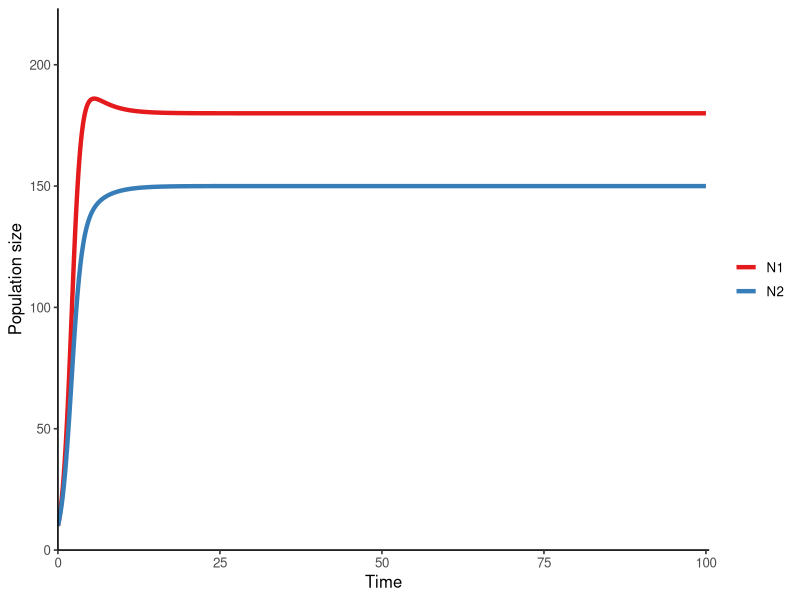
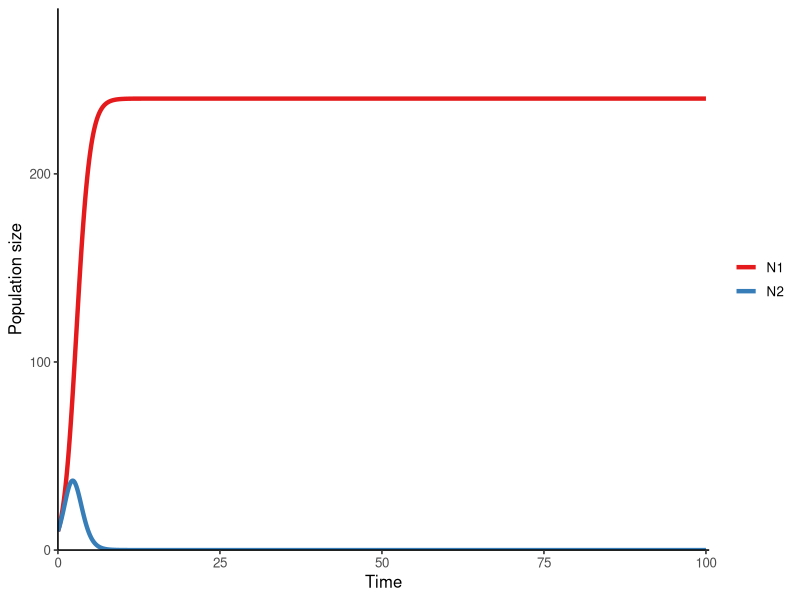
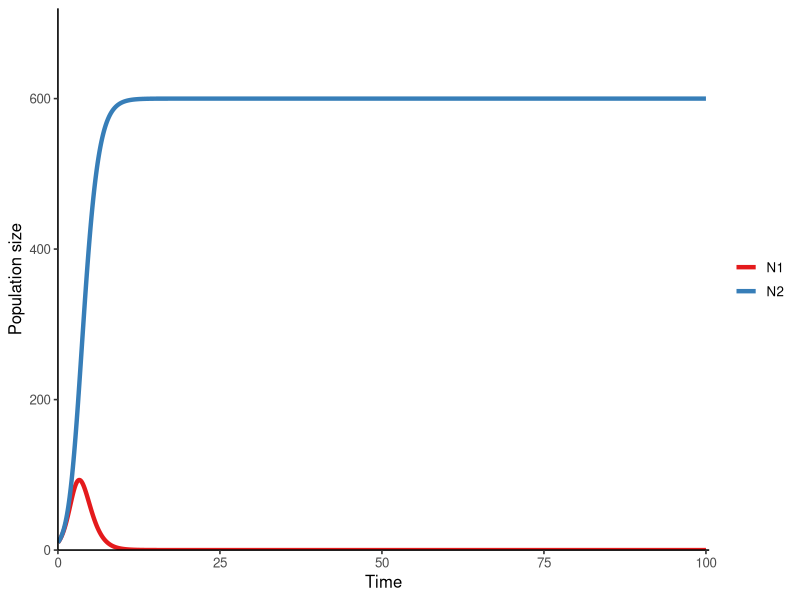

Here is the R script that generated these plots, in order:
## ---- chunk 1
knitr::opts_chunk$set(message = F, 
                      error = F, 
                      warning = F)

## ---- chunk 2
library(tidyverse)
library(knitr)
library(kableExtra)

summary_dat <- tibble(` ` = c("$\\frac {\\alpha_{AA}}{r_{A}} - \\frac {\\alpha_{BA}}{r_{B}}$", ""),
                      `  ` = c("$+$", "$-$"),
                      `$+$` = c("$\\bullet$ $E_{A}$ and $E_{B}$ unstable <br> $\\bullet$ $E_{AB}$ feasible and stable <br> $\\bullet$ $IGR_{A}$ > 0 and $IGR_{B}$ > 0 <br> $\\bullet$ Stable coexistence", "$\\bullet$ $E_{A}$ stable and $E_{B}$ unstable <br> $\\bullet$ $E_{AB}$ unfeasible <br> $\\bullet$ $IGR_{A}$ > 0 and $IGR_{B}$ < 0 <br> $\\bullet$ Species A wins"), 
                      `$-$` = c("$\\bullet$ $E_{A}$ unstable and $E_{B}$ stable <br> $\\bullet$ $E_{AB}$ unfeasible <br> $\\bullet$ $IGR_{A}$ < 0 and $IGR_{B}$ > 0 <br> $\\bullet$ Species B wins", "$\\bullet$ $E_{A}$ and $E_{B}$ stable <br> $\\bullet$ $E_{AB}$ feasible but unstable <br> $\\bullet$ $IGR_{A}$ < 0 and $IGR_{B}$ < 0 <br> $\\bullet$ Priority effect"))

kbl(summary_dat, align = "ccll", escape = F) %>%
  kable_styling(full_width = T, 
                html_font = "Arial",
                font_size = 17) %>%
  row_spec(0, bold = T, color = "black", font_size = 30, align = "c", extra_css = "border-color: white; background-color: white;") %>%
  row_spec(2, extra_css = "border-top: 2px solid black; border-bottom: 2px solid white; background-color: white;") %>%
  column_spec(1, width = "3em", extra_css = "font-size: 25px; border-color: white; vertical-align: bottom;") %>%
  column_spec(2, width = "3em", extra_css = "font-size: 30px; border-color: white; border-top: 5px; font-weight: bold; vertical-align: middle;") %>%
  column_spec(3, width = "17em", border_right = "2px solid") %>%
  column_spec(4, width = "17em") %>%
  add_header_above(c(" " = 2, 
                     "$\\frac {\\alpha_{BB}}{r_{B}} - \\frac {\\alpha_{AB}}{r_{A}}$" = 2),
                   font_size = 25,
                   extra_css = "background-color: white; border-top: 2px solid white; border-bottom: 2px solid white;")

## ---- chunk 3
library(tidyverse)
library(deSolve)

LV_pop_dynamics <- function(r1 = 1.4, r2 = 1.2, a11 = 1/200, a21 = 1/400, a22 = 1/200, a12 = 1/300, N1_0 = 10, N2_0 = 10) {
    
### Model specification
LV_competition_model <- function(times, state, parms) {
  with(as.list(c(state, parms)), {
    dN1_dt = N1*(r1-a11*N1-a12*N2)  
    dN2_dt = N2*(r2-a22*N2-a21*N1)
    return(list(c(dN1_dt, dN2_dt)))
  })
}

### Model parameters
times <- seq(0, 100, by = 0.1)
state <- c(N1 = N1_0, N2 = N2_0)
parms <- c(r1 = r1, r2 = r2, a11 = a11, a21 = a21, a22 = a22, a12 = a12)

### Model application
pop_size <- ode(func = LV_competition_model, times = times, y = state, parms = parms)

### Visualize the population dynamics
pop_size %>%
  as.data.frame() %>%
  pivot_longer(cols = -time, names_to = "species", values_to = "N") %>%
  ggplot(aes(x = time, y = N, color = species)) + 
  geom_line(size = 1.5) +
  theme_classic(base_size = 12) +
  labs(x = "Time", y = "Population size") +
  scale_x_continuous(limits = c(0, 100.5), expand = c(0, 0)) +
  scale_y_continuous(limits = c(0, max(pop_size)*1.2), expand = c(0, 0)) +
  scale_color_brewer(name = NULL, palette = "Set1")
}

### Different parameter settings
LV_pop_dynamics(r1 = 1.4, r2 = 1.2, a11 = 1/200, a21 = 1/400, a22 = 1/200, a12 = 1/300, N1_0 = 10, N2_0 = 10)  # stable coexistence
LV_pop_dynamics(r1 = 1.2, r2 = 1.2, a11 = 1/200, a21 = 1/100, a22 = 1/100, a12 = 1/300, N1_0 = 10, N2_0 = 10)  # N1 wins
LV_pop_dynamics(r1 = 1.2, r2 = 1.2, a11 = 1/200, a21 = 1/500, a22 = 1/500, a12 = 1/300, N1_0 = 10, N2_0 = 10)  # N2 wins
